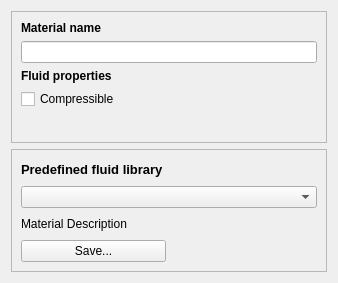
<?xml version="1.0" encoding="UTF-8"?>
<ui version="4.0">
 <class>TaskPanelCfdFluidProperties</class>
 <widget class="QWidget" name="TaskPanelCfdFluidProperties">
  <property name="geometry">
   <rect>
    <x>0</x>
    <y>0</y>
    <width>338</width>
    <height>283</height>
   </rect>
  </property>
  <property name="windowTitle">
   <string>Fluid properties</string>
  </property>
  <layout class="QVBoxLayout" name="verticalLayout">
   <item>
    <widget class="QFrame" name="frame_2">
     <property name="frameShape">
      <enum>QFrame::StyledPanel</enum>
     </property>
     <property name="frameShadow">
      <enum>QFrame::Raised</enum>
     </property>
     <layout class="QGridLayout" name="gridLayout_2">
      <item row="3" column="0" colspan="2">
       <widget class="QCheckBox" name="compressibleCheckBox">
        <property name="text">
         <string>Compressible</string>
        </property>
       </widget>
      </item>
      <item row="2" column="0" colspan="2">
       <widget class="QLabel" name="label_2">
        <property name="font">
         <font>
          <weight>75</weight>
          <bold>true</bold>
         </font>
        </property>
        <property name="text">
         <string>Fluid properties</string>
        </property>
       </widget>
      </item>
      <item row="4" column="0" colspan="2">
       <widget class="QFrame" name="frame_isothermal">
        <property name="frameShape">
         <enum>QFrame::NoFrame</enum>
        </property>
        <property name="frameShadow">
         <enum>QFrame::Raised</enum>
        </property>
        <layout class="QFormLayout" name="formLayout">
         <property name="leftMargin">
          <number>0</number>
         </property>
         <property name="topMargin">
          <number>0</number>
         </property>
         <property name="rightMargin">
          <number>0</number>
         </property>
         <property name="bottomMargin">
          <number>0</number>
         </property>
        </layout>
       </widget>
      </item>
      <item row="6" column="0" colspan="2">
       <widget class="QFrame" name="frame_incompressible">
        <property name="frameShape">
         <enum>QFrame::NoFrame</enum>
        </property>
        <property name="frameShadow">
         <enum>QFrame::Raised</enum>
        </property>
        <layout class="QFormLayout" name="formLayout_2">
         <property name="leftMargin">
          <number>0</number>
         </property>
         <property name="topMargin">
          <number>0</number>
         </property>
         <property name="rightMargin">
          <number>0</number>
         </property>
         <property name="bottomMargin">
          <number>0</number>
         </property>
        </layout>
       </widget>
      </item>
      <item row="7" column="0">
       <widget class="QFrame" name="frame_compressible">
        <property name="frameShape">
         <enum>QFrame::NoFrame</enum>
        </property>
        <property name="frameShadow">
         <enum>QFrame::Raised</enum>
        </property>
        <layout class="QFormLayout" name="formLayout_3">
         <property name="leftMargin">
          <number>0</number>
         </property>
         <property name="topMargin">
          <number>0</number>
         </property>
         <property name="rightMargin">
          <number>0</number>
         </property>
         <property name="bottomMargin">
          <number>0</number>
         </property>
        </layout>
       </widget>
      </item>
      <item row="8" column="0">
       <widget class="QFrame" name="frame_boussinesq">
        <property name="frameShape">
         <enum>QFrame::NoFrame</enum>
        </property>
        <property name="frameShadow">
         <enum>QFrame::Raised</enum>
        </property>
        <layout class="QFormLayout" name="formLayout_4">
         <property name="leftMargin">
          <number>0</number>
         </property>
         <property name="topMargin">
          <number>0</number>
         </property>
         <property name="rightMargin">
          <number>0</number>
         </property>
         <property name="bottomMargin">
          <number>0</number>
         </property>
        </layout>
       </widget>
      </item>
      <item row="1" column="0" colspan="2">
       <widget class="QLineEdit" name="material_name"/>
      </item>
      <item row="0" column="0" colspan="2">
       <widget class="QLabel" name="label_3">
        <property name="font">
         <font>
          <weight>75</weight>
          <bold>true</bold>
         </font>
        </property>
        <property name="text">
         <string>Material name</string>
        </property>
       </widget>
      </item>
     </layout>
    </widget>
   </item>
   <item>
    <widget class="QFrame" name="frame">
     <property name="frameShape">
      <enum>QFrame::StyledPanel</enum>
     </property>
     <property name="frameShadow">
      <enum>QFrame::Raised</enum>
     </property>
     <layout class="QGridLayout" name="gridLayout">
      <item row="3" column="0" colspan="2">
       <widget class="QLabel" name="fluidDescriptor">
        <property name="text">
         <string>Material Description</string>
        </property>
        <property name="wordWrap">
         <bool>true</bool>
        </property>
       </widget>
      </item>
      <item row="1" column="0" colspan="2">
       <widget class="QLabel" name="label">
        <property name="font">
         <font>
          <pointsize>10</pointsize>
          <weight>75</weight>
          <bold>true</bold>
         </font>
        </property>
        <property name="text">
         <string>Predefined fluid library</string>
        </property>
       </widget>
      </item>
      <item row="2" column="0" colspan="2">
       <widget class="QComboBox" name="PredefinedMaterialLibraryComboBox"/>
      </item>
      <item row="4" column="0">
       <widget class="QPushButton" name="saveButton">
        <property name="text">
         <string>Save...</string>
        </property>
       </widget>
      </item>
     </layout>
    </widget>
   </item>
  </layout>
 </widget>
 <tabstops>
  <tabstop>material_name</tabstop>
  <tabstop>compressibleCheckBox</tabstop>
  <tabstop>PredefinedMaterialLibraryComboBox</tabstop>
 </tabstops>
 <resources/>
 <connections/>
</ui>
